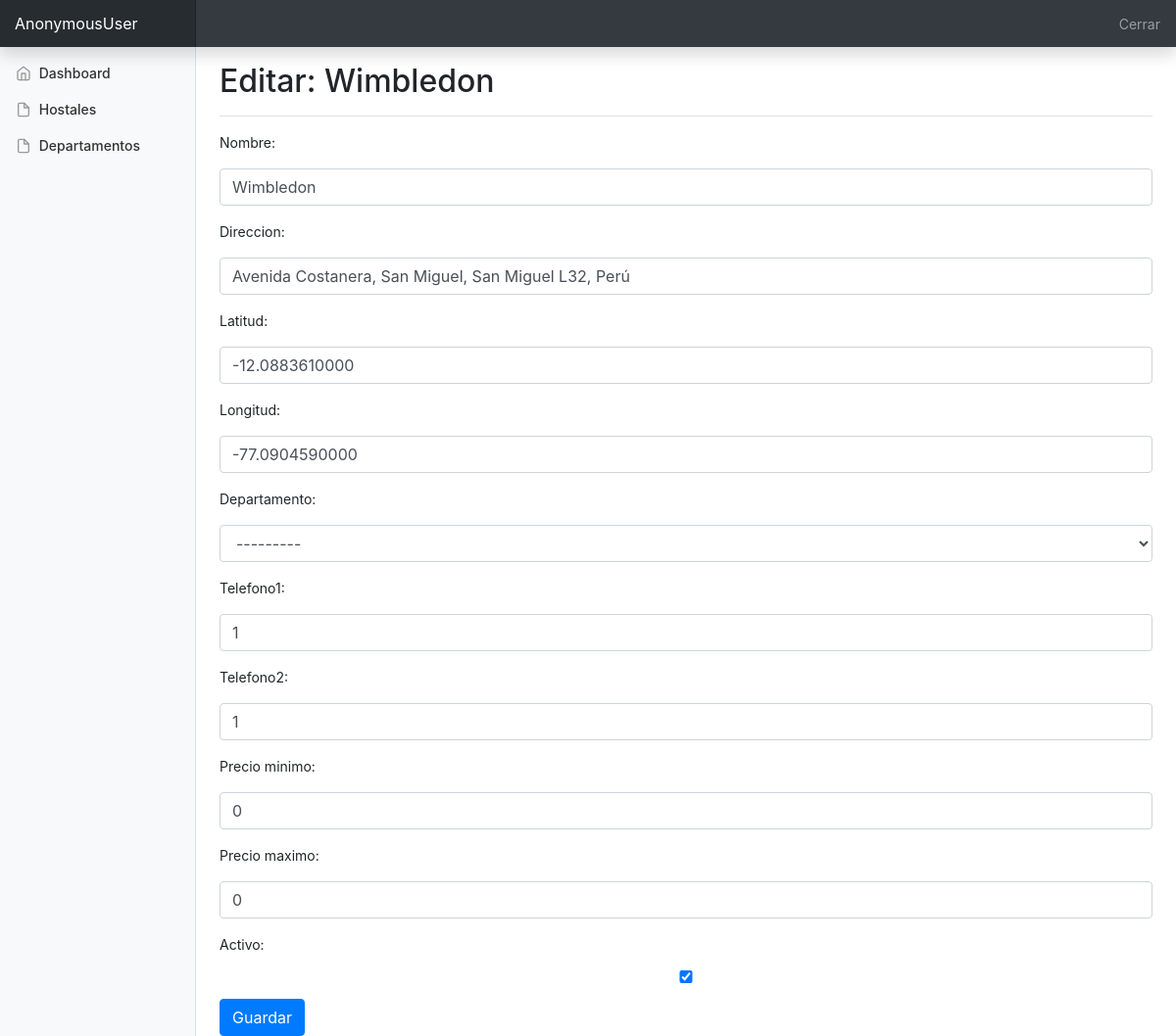
Screenshot of /backoffice/hostal/2/update/ with the database file from the repository.
### motelnow/models.py (models this page shows, shortened)
class Hostal(models.Model):
    nombre = models.CharField(max_length=100)
    direccion = models.CharField(max_length=150)
    latitud = models.DecimalField(max_digits=15, decimal_places=10, null=True, blank=True)
    longitud = models.DecimalField(max_digits=15, decimal_places=10, null=True, blank=True)
    departamento = models.ForeignKey(Departamento, on_delete=models.SET_NULL, blank=True, null=True)
    telefono1 = models.CharField(max_length=12, null=True, blank=True)
    telefono2 = models.CharField(max_length=12, null=True, blank=True)
    precio_minimo = models.IntegerField(default=0)
    precio_maximo = models.IntegerField(default=0)
    activo = models.BooleanField(default=True)

### motelnow/views.py (the view)
# urls.py: path('backoffice/hostal/<int:pk>/update/', HostalUpdate.as_view(), name='hostal-update'),
class HostalUpdate(UpdateView):
    model = Hostal
    form_class = HostalForm
    success_url = reverse_lazy('hostal-list')
    template_name = 'hostal/hostal_update.html'

### motelnow/forms.py (shortened to what this page needs)
class HostalForm(ModelForm):
    class Meta:
        model = Hostal
        fields = '__all__'
    def __init__(self, *args, **kwargs):
        super().__init__(*args, **kwargs)
        self.fields['nombre'].widget.attrs.update({'class': 'form-control'})
        self.fields['direccion'].widget.attrs.update({'class': 'form-control'})
        self.fields['latitud'].widget.attrs.update({'class': 'form-control'})
        self.fields['longitud'].widget.attrs.update({'class': 'form-control'})
        self.fields['departamento'].widget.attrs.update({'class': 'form-control'})
        self.fields['telefono1'].widget.attrs.update({'class': 'form-control'})
        self.fields['telefono2'].widget.attrs.update({'class': 'form-control'})
        self.fields['precio_minimo'].widget.attrs.update({'class': 'form-control'})
        self.fields['precio_maximo'].widget.attrs.update({'class': 'form-control'})
        self.fields['activo'].widget.attrs.update({'class': 'form-control'})

### templates/hostal/hostal_update.html (shortened to what this page needs)
{% extends 'base_backoffice.html' %}
{% load static %}
{% block main %}
    <div class="d-flex justify-content-between flex-wrap flex-md-nowrap align-items-center pt-3 pb-2 mb-3 border-bottom">
        <h1 class="h2">Editar: {{ form.instance.nombre }}</h1>
    </div>
    <form method="post">
        {% for field in form %}
            <div class="form-group">
                <label for="{{ field.id_for_label }}">{{ field.label_tag }}</label>
                {{ field }}
            </div>
        {% endfor %}
        <button type="submit" class="btn btn-primary">Guardar</button>
   </form>
{% endblock main %}

### static/css/dashboard.css (style rules this page uses)
body { font-size: .875rem; }
.border-bottom { border-bottom: 1px solid #e5e5e5; }

### rows the page displays
Hostal: instance.nombre "Wimbledon", form "Wimbledon" "Avenida Costanera, San Miguel, San Miguel L32, Perú" "-12.0883610000" "-77.0904590000" "---------" "1" "1" "0" "0" "☑"

### other values shown
{{ user }} "AnonymousUser"
{{ field.label_tag }} "Nombre:" "Direccion:" "Latitud:" "Longitud:" "Departamento:" "Telefono1:" "Telefono2:" "Precio minimo:" "Precio maximo:" "Activo:"
